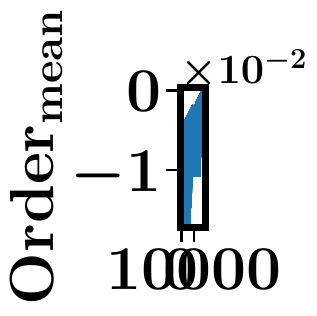

Source code (Python):
#!/usr/bin/env python

# Import python modules
import os,sys,copy,warnings,itertools,inspect
import json,glob
import numpy as np
import pandas as pd

import matplotlib
matplotlib.use('Agg')
import matplotlib.pyplot as plt
import matplotlib.gridspec as gridspec
		
from texify import Texify

warnings.simplefilter("ignore", (UserWarning,DeprecationWarning,FutureWarning))

# Update nested elements
def _update(iterable,elements,_append=True,_copy=False,_clear=True,_reset=True):
	if _clear and elements == {}:
		print('clearning')
		iterable.clear()
	for e in elements:
		try:
			if (not _reset) and (e in iterable):
				pass
			elif _append and isinstance(iterable.get(e),dict):
				# print('tryeing',e,elements[e])
				_update(iterable[e], elements[e],_append=_append,_copy=_copy,_clear=_clear,_reset=_reset)
			else:
				copier = copy.deepcopy if _copy else (lambda x:x)
				iterable.update({e:copier(elements[e])})
		except:
			pass
	return



def is_number(s):
	try:
		s = float(s)
		return True
	except:
		try:
			s = int(s)
			return True
		except:
			return False

# Plot data - General plotter
def plot(x=None,y=None,settings={},fig=None,axes=None,mplstyle=None,texify=None):

	AXIS = ['x','y','z']
	LAYOUT = ['nrows','ncols','index']
	DIM = 2

	def _layout(settings):
		if isinstance(settings,(list,tuple)):
			return dict(zip(LAYOUT,settings))
		_layout_ = {}
		if all([k in settings for k in ['pos']]):
			pos = settings.pop('pos')
			if pos not in [None]:
				pos = str(pos)
				_layout_ = {k: int(pos[i]) for i,k in zip(range(len(pos)),LAYOUT)}
		elif all([k in settings and settings.get(k) not in [None] for k in LAYOUT]):
			_layout_ = {k: settings[k] for k in LAYOUT}
		if _layout_ != {}:
			settings.update(_layout_)
		else:
			settings.clear()
		return _layout_

	def _position(layout):
		if all([s == t for s,t in zip(LAYOUT,['nrows','ncols'])]):
			position = ((((layout['index']-1)//layout['ncols'])%layout['nrows'])+1,((layout['index']-1)%layout['ncols'])+1)
		else:
			position = (1,1)
		return position

	def _positions(layout):
		if all([s == t for s,t in zip(LAYOUT,['nrows','ncols'])]):
			positions = {
				'top':(1,None),'bottom':(layout['nrows'],None),
				'left':(None,1),'right':(None,layout['ncols']),
				'top_left':(1,1),'bottom_right':(layout['nrows'],layout['ncols']),
				'top_right':(1,layout['ncols']),'bottom_left':(layout['nrows'],1),
				}
		else:
			positions = {
				'top':(1,None),'bottom':(1,None),
				'left':(None,1),'right':(None,1),
				'top_left':(1,1),'bottom_right':(1,1),
				'top_right':(1,1),'bottom_left':(1,1),
				}
		return positions


	def layout(key,fig,axes,settings):
		if key in axes:
			return
		_layout_ = _layout(settings[key]['style']['layout']);
		add_subplot = True and (_layout_ != {})
		for k in axes:
			__layout__ = _layout(settings.get(k,{}).get('style',{}).get('layout',axes[k].get_geometry()));
			if all([_layout_[s]==__layout__[s] for s in _layout_]):
				axes[key] = axes[k]
				add_subplot = False
				break
		if add_subplot:
			args = [_layout_.pop(s) for s in LAYOUT]
			gs = gridspec.GridSpec(*args[:DIM])
			axes[key] = fig.add_subplot(list(gs)[args[-1]-1],**_layout_)
		return

	def attr_texify(string,attr,kwarg,texify,**kwargs):
		def texwrapper(string):
			s = string.replace('$','')
			if not any([t in s for t in [r'\textrm','_','^','\\']]):
				s = r'\textrm{%s}'%s
			for t in ['_','^']:
				s = s.split(t)
				s = [r'\textrm{%s}'%i  if (not (is_number(i) or any([j in i for j in ['$','textrm','_','^','\\']]))) else i for i in s]
				s = t.join(['{%s}'%i for i in s])
			s = r'$%s$'%(s)
			return s
		attrs = {
			**{'set_%slabel'%(axis):['%slabel'%(axis)]
				for axis in AXIS},
			# **{'set_%sticks'%(axis):['ticks']
			# 	for axis in AXIS},				
			**{'set_%sticklabels'%(axis):['labels']
				for axis in AXIS},								
			**{'set_title':['label'],'suptitle':['t'],
			'plot':['label'],'scatter':['label'],
			'annotate':['s'],
			'legend':['title']},
		}
		if texify is None:
			texify = texwrapper
		elif isinstance(texify,dict):
			Tex = Texify(**texify)
			texify = Tex.texify
			texify = lambda string,texify=texify: texwrapper(texify(string))


		if attr in attrs and kwarg in attrs[attr]:
			if isinstance(string,(str,tuple)):
				string = texify(string)
			elif isinstance(string,list):
				string = [texify(s) for s in string]
		return string


	def attr_share(string,attr,kwarg,share,**kwargs):
		
		attrs = {
			**{'set_%s'%(key):['%s'%(label)]
				for axis in AXIS 
				for key,label in [('%slabel'%(axis),'%slabel'%(axis)),
								  ('%sticks'%(axis),'ticks'),
								  ('%sticklabels'%(axis),'labels')]},
			**{'set_title':['label'],'suptitle':['t'],
			'plot':['label'],'scatter':['label'],
			'annotate':['s'],
			'legend':['handles','labels','title']},
		}					

		if ((attr in attrs) and (attr in share) and (kwarg in attrs[attr]) and (kwarg in share[attr])):
			share = share[attr][kwarg]
			if ((share is None) or 
				(not all([(k in kwargs and kwargs[k] is not None) 
					for k in ['layout']]))):
				return string
			elif (not share) and (share is not None):
				if isinstance(string,list):
					return []
				else:
					return None     
			else:
				_position_ = _positions(kwargs['layout'])[share]
				position = _position(kwargs['layout'])
				if all([((_position_[i] is None) or (position[i]==_position_[i])) for i in range(DIM)]):
					return string
				else:
					if isinstance(string,list):
						return []
					else:
						return None     
		else:
			return string
		return

	def attr_wrap(obj,attr,settings,**kwargs):

		def attrs(obj,attr,**kwargs):
			call = True
			args = []
			if attr in ['legend']:
				handles,labels = getattr(obj,'get_legend_handles_labels')()
				# kwargs.update({k: attr_share(attr_texify(v,attr,k,**kwargs),attr,k,**kwargs)  
				# 		for k,v in zip(['handles','labels'],
				# 						getattr(obj,'get_legend_handles_labels')())
				# 		})
				if handles == [] or all([kwargs[k] is None for k in kwargs]):
					call = False
				else:
					kwargs.update(dict(zip(['handles','labels'],
									getattr(obj,'get_legend_handles_labels')())))
			
			elif attr in ['plot','scatter']:
				args.extend([kwargs.pop(k) for k in ['x','y'] if kwargs.get(k) is not None])

			elif attr in ['set_%smajor_formatter'%(axis) for axis in AXIS]:
				axis = attr.replace('set_','').replace('major_formatter','')
				for k in kwargs:
					getattr(getattr(obj,'get_%saxis'%(axis))(),'set_major_formatter')(
						getattr(getattr(matplotlib,k),kwargs[k])())
				call = False

			elif attr in ['set_%snbins'%(axis) for axis in AXIS]:
				axis = attr.replace('set_','').replace('nbins','')
				getattr(getattr(obj,'%saxis'%(axis)),'set_major_locator')(
					getattr(plt,'MaxNLocator')(**kwargs))
				call = False

			elif attr in ['set_%soffsetText_fontsize'%(axis) for axis in AXIS]:
				axis = attr.replace('set_','').replace('offsetText_fontsize','')
				getattr(getattr(getattr(obj,'%saxis'%(axis)),'offsetText'),'set_fontsize')(**kwargs)
				call = False

				
			if not call:	
				return
			# try:  
			if args != []:
				getattr(obj,attr)(args[0],args[1],**kwargs)
			else:
				getattr(obj,attr)(**kwargs)
					
			# except:
			# 	_kwargs = inspect.getfullargspec(getattr(obj,attr))[0]
			# 	args.extend([kwargs[k] for k in kwargs if k not in _kwargs])
			# 	kwargs = {k:kwargs[k] for k in kwargs if k in _kwargs}
			# 	try:
			# 		getattr(obj,attr)(*args,**kwargs)
			# 	except:
			# 		pass
			return

		_kwargs = []
		_wrapper = lambda kwarg,attr,**kwargs:{k: attr_share(attr_texify(kwarg[k],attr,k,**kwargs),attr,k,**kwargs) for k in kwarg}

		if isinstance(settings,list):
			_kwargs.extend(settings)
		elif isinstance(settings,dict):
			_kwargs.append(settings)
		else:
			return
		for _kwarg in _kwargs:
			attrs(obj,attr,**_wrapper(_kwarg,attr,**kwargs))
		return

	def obj_wrap(attr,key,fig,axes,settings):
		attr_kwargs = lambda attr,key,settings:{
			'texify':settings[key]['style'].get('texify'),
			'share':settings[key]['style'].get('share',{}).get(attr,[]),
			'layout':_layout(settings[key]['style'].get('layout',{})),
			}	
		
		matplotlib.rcParams.update(settings[key]['style'].get('rcParams',{}))

		objs = lambda attr,key,fig,axes: {'fig':fig,'ax':axes.get(key)}[attr]
		obj = objs(attr,key,fig,axes)

		if obj is not None:
			for prop in settings[key][attr]:
				attr_wrap(obj,prop,settings[key][attr][prop],**attr_kwargs(attr,key,settings))
		return
		
		
	

	def setup(x,y,settings,fig,axes,mplstyle,texify):
		def _setup(settings,_settings):
			_update(settings,_settings)
			return
		def _index(i,N,method='row'):
			
			if method == 'row':
				return [1,N,i+1]
			if method == 'col':
				return [N,1,i+1]				
			elif method == 'grid':
				M = int(np.sqrt(N))+1
				return [M,M,i+1]
			else:
				return [1,N,i+1]


		_defaults = {None:{}}
		defaults = {'ax':{},'fig':{},'subplot':{},'style':{}}

		if isinstance(settings,str):
			with open(settings,'r') as file:
				settings = json.load(file)
		
		update = y is not None

		if not isinstance(y,dict):
			y = {key: y for key in settings}

		if not isinstance(x,dict):
			x = {key: x for key in settings}
	

		if any([key in settings for key in defaults]):
			settings = {key:copy.deepcopy(settings) for key in y}


		for i,key in enumerate(y):
			if not isinstance(settings[key]['style'].get('layout'),dict):
				settings[key]['style']['layout'] = {}
			if not all([s in settings[key]['style']['layout'] for s in LAYOUT]):
				settings[key]['style']['layout'].update(dict(zip([*LAYOUT[:DIM],LAYOUT[-1]],_index(i,len(y),'grid'))))
		
		if update:		
			for i,key in enumerate(y):
				_settings = {
					'ax':{'plot':{'x':x.get(key),'y':y[key]}},
					'style':{'layout':{s:settings[key]['style'].get('layout',{}).get(s,1) 
						for s in LAYOUT}}
					}

				_setup(settings[key],_settings)		

		for key in settings:
			settings[key].update({k:defaults[k] 
				for k in defaults if k not in settings[key]})


		if fig is None:
			fig = plt.figure()
		if axes is None:
			axes = {}
		
		for key in settings:
			attr = 'layout'
			layout(key,fig,axes,settings)

			attr = 'style'
			for prop,obj in zip(['mplstyle','texify'],[mplstyle,texify]):
				settings[key][attr][prop] = settings[key][attr].get(prop,obj)

		return settings,fig,axes


	mplstyles = [mplstyle,
				os.path.join(os.path.dirname(os.path.abspath(__file__)),'plot.mplstyle'),
				matplotlib.matplotlib_fname()]

	for mplstyle in mplstyles:
		if mplstyle is not None and os.path.isfile(mplstyle):
			break

	with matplotlib.style.context(mplstyle):

		settings,fig,axes = setup(x,y,settings,fig,axes,mplstyle,texify)
		
		for key in settings:
			for attr in ['ax','fig']:
				obj_wrap(attr,key,fig,axes,settings)


	return fig,axes



if __name__ == "__main__":
	try:
		data = sys.argv[1]
		path = sys.argv[2]
		settings = sys.argv[3]
		mplstyle = sys.argv[4]
		Y = sys.argv[5].split(' ')
		X = sys.argv[6].split(' ')


		df = pd.concat([pd.read_csv(d) for d in glob.glob(data)],
							axis=0,ignore_index=True)

		with open(settings,"r") as f:
			_settings = json.load(f)

		settings = {}

		for i,(x,y) in enumerate(zip(X,Y)):
			key = y

			settings[key] = copy.deepcopy(_settings)

			settings[key]['ax']['plot']["x"] = df[x].values if x in df else df.index.values
			settings[key]['ax']['plot']["y"] = df[y].values if y in df else df.index.values
			settings[key]['ax']['set_xlabel'] = {"xlabel":x.capitalize() if x in df else None}
			settings[key]['ax']['set_ylabel'] = {"ylabel":y.capitalize() if y in df else None }
			settings[key]['style']['layout'] = {"ncols":len(Y),"nrows":1,"index":i}
			settings[key]['fig']['savefig'] = {"fname":path,"bbox_inches":"tight"}

		fig,axes = plot(settings=settings,mplstyle=mplstyle) 
	except:
		exit();